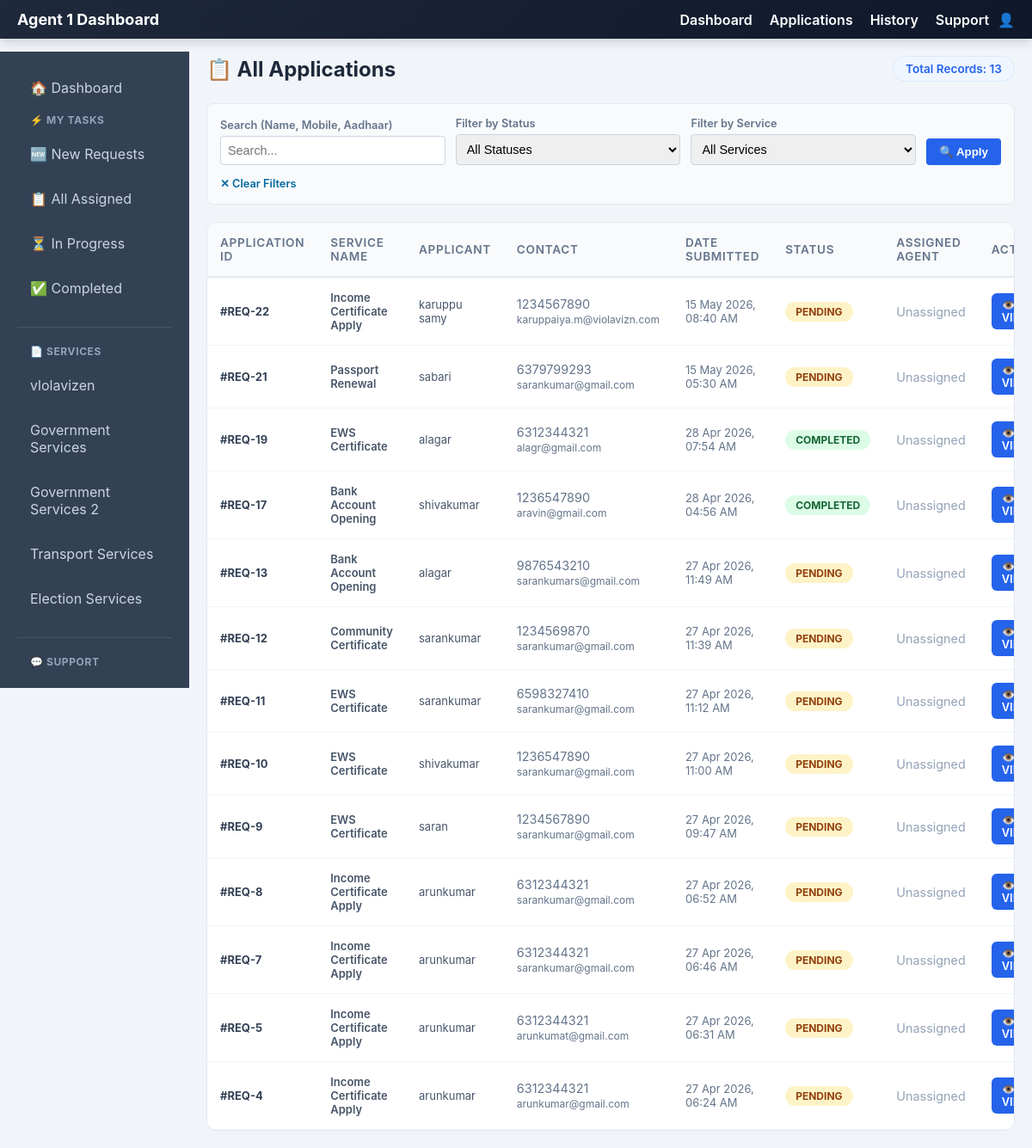
/adminsite/apply-details/ (signed in), run on an earlier commit of the app's database.
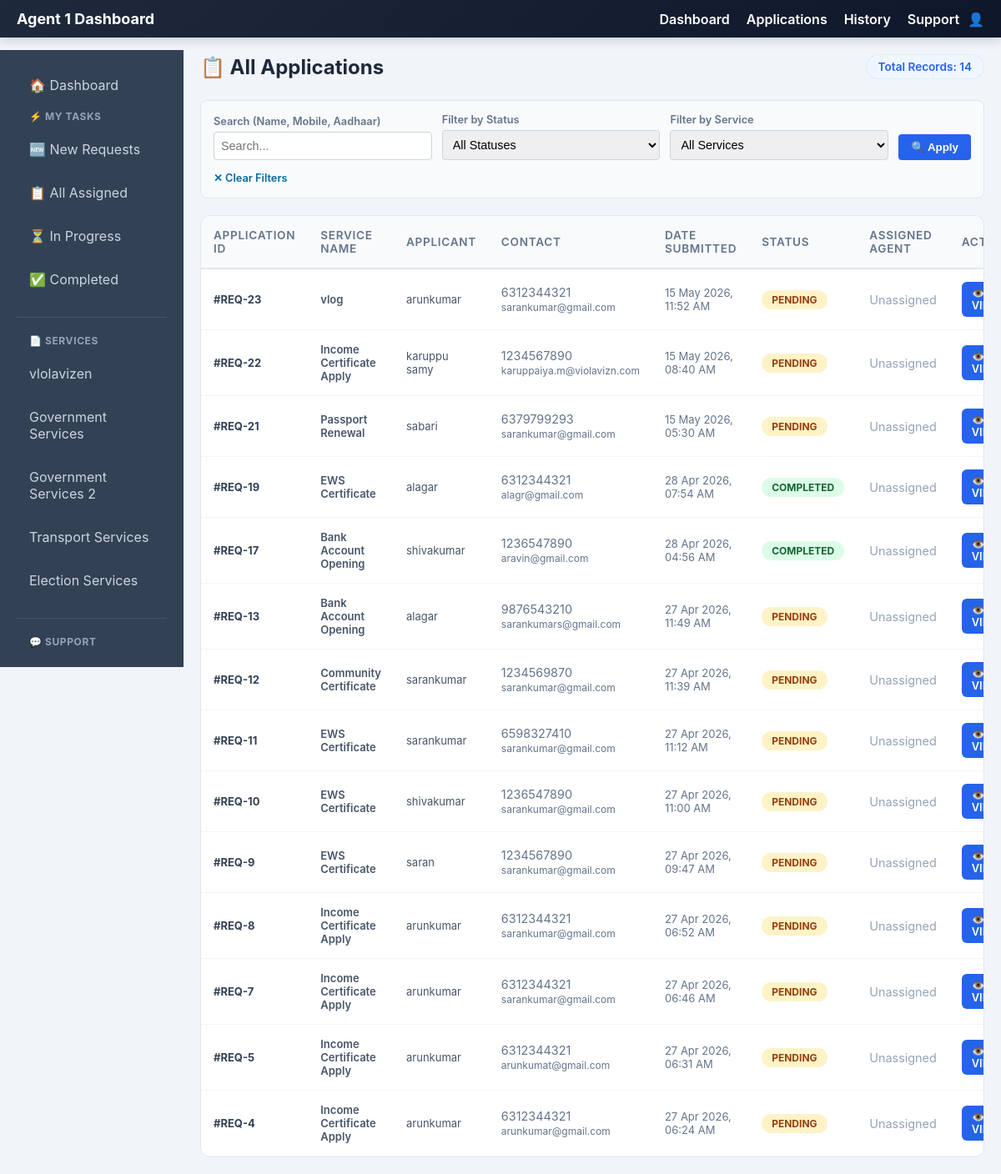
And on a later commit of the database.
### services/models.py (models this page shows, shortened)
class Page(models.Model):
    title = models.CharField(max_length=100)
    description = models.TextField()
    created_at = models.DateTimeField(auto_now_add=True)

class ServiceRequest(models.Model):
    STATUS_CHOICES = [
        ('Pending', 'Pending'),
        ('Under Review', 'Under Review'),
        ('In Progress', 'In Progress'),
        ('Approved', 'Approved'),
        ('Rejected', 'Rejected'),
        ('Completed', 'Completed'),
    ]
    user = models.ForeignKey(User, on_delete=models.CASCADE)
    service = models.ForeignKey(Service, on_delete=models.CASCADE)
    full_name = models.CharField(max_length=100, blank=True)
    dob = models.DateField(null=True, blank=True)
    email = models.EmailField(blank=True)
    address = models.TextField(blank=True)
    mobile = models.CharField(max_length=15, blank=True)
    photo = models.FileField(upload_to='requests/photos/', null=True, blank=True)
    aadhaar_card = models.FileField(upload_to='requests/aadhaar/', null=True, blank=True)
    pan_card = models.FileField(upload_to='requests/pan/', null=True, blank=True)
    signature = models.FileField(upload_to='requests/signatures/', null=True, blank=True)
    address_proof = models.FileField(upload_to='requests/address_proof/', null=True, blank=True)
    dynamic_documents = models.JSONField(default=dict, blank=True)
    description = models.TextField(blank=True)
    completed_file = models.FileField(upload_to='requests/completed/', null=True, blank=True)
    status = models.CharField(max_length=20, choices=STATUS_CHOICES, default='Pending')
    assigned_to = models.ForeignKey(User, on_delete=models.SET_NULL, null=True, blank=True, related_name='assigned_requests')
    created_at = models.DateTimeField(auto_now_add=True)
    remarks = models.TextField(blank=True)

class Service(models.Model):
    name = models.CharField(max_length=100)
    description = models.TextField()
    charges = models.DecimalField(max_digits=10, decimal_places=2, default=0.00, help_text="Service charges amount")
    documents_required = models.TextField(blank=True, help_text="List of required documents")
    tutorial_link = models.URLField(blank=True, help_text="YouTube or tutorial video link")
    apply_link = models.URLField(blank=True, help_text="Link to apply for this service")
    minimum_age = models.PositiveSmallIntegerField(default=0, help_text="Minimum age required to apply for this service")
    page = models.ForeignKey('Page', on_delete=models.SET_NULL, null=True, blank=True, related_name='services', help_text="Assign to a specific page")
    created_at = models.DateTimeField(auto_now_add=True)

class User(AbstractUser):
    ROLE_CHOICES = [
        ('ADMIN', 'Admin'),
        ('AGENT1', 'Agent1'),
        ('AGENT2', 'Agent2'),
        ('USER', 'User'),
    ]
    role = models.CharField(max_length=10, choices=ROLE_CHOICES, default='USER')
    mobile = models.CharField(max_length=15, blank=True, null=True)

### services/views.py (the view)
# urls.py: path('adminsite/apply-details/', views.apply_details, name='apply_details'),
@login_required
@role_required(['ADMIN', 'AGENT1'])
def apply_details(request):
    pages = Page.objects.all()
    agents = User.objects.filter(role__in=['AGENT1', 'AGENT2'])
    filter_type = request.GET.get('filter_type', 'all')
    all_requests = ServiceRequest.objects.select_related('user', 'service', 'assigned_to').order_by('-created_at')
    if filter_type == 'completed':
        all_requests = all_requests.filter(status='Completed')
    elif filter_type == 'pending':
        all_requests = all_requests.filter(status='Pending')
    elif filter_type == 'assigned':
        all_requests = all_requests.filter(assigned_to__isnull=False)
    elif filter_type == 'unassigned':
        all_requests = all_requests.filter(assigned_to__isnull=True)
    elif request.user.role != 'ADMIN' and filter_type == 'all':
        all_requests = all_requests.filter(assigned_to__isnull=True)
    status_filter = request.GET.get('status')
    service_filter = request.GET.get('service')
    search_query = request.GET.get('search')
    agent_filter = request.GET.get('agent')  # For admin to filter by assigned agent
    if status_filter:
        all_requests = all_requests.filter(status=status_filter)
    if service_filter:
        all_requests = all_requests.filter(service_id=service_filter)
    if search_query:
        all_requests = all_requests.filter(
            Q(full_name__icontains=search_query) |
            Q(mobile__icontains=search_query) |
            Q(email__icontains=search_query)
        )
    if agent_filter and request.user.role == 'ADMIN':
        all_requests = all_requests.filter(assigned_to_id=agent_filter)
    services = Service.objects.all()
    template_name = 'admin-site/apply_details.html'
    if request.user.role == 'AGENT1':
        template_name = 'agent1-site/apply_details.html'
    context = {
        'pages': pages,
        'requests': all_requests,
        'agents': agents,
        'services': services,
        'status_filter': status_filter,
        'service_filter': service_filter,
        'search_query': search_query,
        'agent_filter': agent_filter,
        'filter_type': filter_type,
    }
    return render(request, template_name, context)

### services/templates/agent1-site/apply_details.html (shortened to what this page needs)
{% extends 'agent1-site/base-agent1.html' %}
{% block content %}
<div class="card">
    <div style="display: flex; justify-content: space-between; align-items: center; margin-bottom: 25px;">
        <h2 style="margin: 0; color: #1e293b;">
            {% if filter_type == 'assigned' %}👤 My Assigned Requests
            {% elif filter_type == 'completed' %}✅ Completed Requests
            {% elif filter_type == 'pending' %}⏸️ Pending Requests
            {% elif filter_type == 'history' %}📜 Completed History
            {% else %}📋 All Applications
            {% endif %}
        </h2>
        <span style="background: #eff6ff; color: #2563eb; padding: 6px 14px; border-radius: 20px; font-size: 0.85rem; font-weight: 600; border: 1px solid #dbeafe;">
            Total Records: {{ requests.count }}
        </span>
    </div>
    <div style="background: #f8fafc; border-radius: 8px; padding: 15px; margin-bottom: 20px; border: 1px solid #e2e8f0;">
        <form method="GET" action="{% url 'agent1_apply_details' %}" style="display: grid; grid-template-columns: 1fr 1fr 1fr auto; gap: 12px; align-items: flex-end;">
            <div>
                <label style="display: block; font-size: 0.8rem; color: #64748b; margin-bottom: 5px; font-weight: 600;">Search (Name, Mobile, Aadhaar)</label>
                <input type="text" name="search" placeholder="Search..." value="{{ search_query|default:'' }}" style="width: 100%; padding: 8px; border: 1px solid #cbd5e1; border-radius: 4px; font-size: 0.9rem;">
            </div>
            <div>
                <label style="display: block; font-size: 0.8rem; color: #64748b; margin-bottom: 5px; font-weight: 600;">Filter by Status</label>
                <select name="status" style="width: 100%; padding: 8px; border: 1px solid #cbd5e1; border-radius: 4px; font-size: 0.9rem;">
                    <option value="">All Statuses</option>
                </select>
            </div>
            <div>
                <label style="display: block; font-size: 0.8rem; color: #64748b; margin-bottom: 5px; font-weight: 600;">Filter by Service</label>
                <select name="service" style="width: 100%; padding: 8px; border: 1px solid #cbd5e1; border-radius: 4px; font-size: 0.9rem;">
                    <option value="">All Services</option>
                </select>
            </div>
            <div>
                <button type="submit" style="padding: 8px 15px; background: #2563eb; color: white; border: none; border-radius: 4px; cursor: pointer; font-weight: 600;">🔍 Apply</button>
            </div>
        </form>
        <div style="margin-top: 10px;">
            <a href="{% url 'agent1_apply_details' %}?filter_type={{ filter_type }}" style="font-size: 0.8rem; color: #0369a1; text-decoration: none; font-weight: 600;">✕ Clear Filters</a>
        </div>
    </div>
    <div style="overflow-x: auto; background: white; border-radius: 12px; border: 1px solid #e2e8f0;">
        <table style="width: 100%; border-collapse: collapse;">
            <thead>
                <tr style="text-align: left; background: #f8fafc; border-bottom: 1px solid #e2e8f0;">
                    <th style="padding: 15px; font-size: 0.85rem; color: #64748b; text-transform: uppercase; letter-spacing: 0.05em;">Application ID</th>
                    <th style="padding: 15px; font-size: 0.85rem; color: #64748b; text-transform: uppercase; letter-spacing: 0.05em;">Service Name</th>
                    <th style="padding: 15px; font-size: 0.85rem; color: #64748b; text-transform: uppercase; letter-spacing: 0.05em;">Applicant</th>
                    <th style="padding: 15px; font-size: 0.85rem; color: #64748b; text-transform: uppercase; letter-spacing: 0.05em;">Contact</th>
                    <th style="padding: 15px; font-size: 0.85rem; color: #64748b; text-transform: uppercase; letter-spacing: 0.05em;">Date Submitted</th>
                    <th style="padding: 15px; font-size: 0.85rem; color: #64748b; text-transform: uppercase; letter-spacing: 0.05em;">Status</th>
                    <th style="padding: 15px; font-size: 0.85rem; color: #64748b; text-transform: uppercase; letter-spacing: 0.05em;">Assigned Agent</th>
                    <th style="padding: 15px; font-size: 0.85rem; color: #64748b; text-transform: uppercase; letter-spacing: 0.05em;">Action</th>
                </tr>
            </thead>
            <tbody>
                {% for req in requests %}
                <tr style="border-bottom: 1px solid #f1f5f9; transition: background 0.2s;" onmouseover="this.style.background='#fcfcfc'" onmouseout="this.style.background='transparent'">
                    <td style="padding: 15px; font-weight: 700; color: #334155;">#REQ-{{ req.id }}</td>
                    <td style="padding: 15px; font-weight: 600;">{{ req.service.name }}</td>
                    <td style="padding: 15px;">{{ req.full_name|default:req.user.get_full_name|default:req.user.username }}</td>
                    <td style="padding: 15px; font-size: 0.9rem; color: #64748b;">
                        {{ req.mobile }}<br>
                        <small>{{ req.email }}</small>
                    </td>
                    <td style="padding: 15px; color: #64748b;">{{ req.created_at|date:"d M Y, h:i A" }}</td>
                    <td style="padding: 15px;">
                        <span style="display: inline-block; padding: 4px 12px; border-radius: 50px; font-size: 0.75rem; font-weight: 700; text-transform: uppercase;
                            {% if req.status == 'Pending' %} background: #fef3c7; color: #92400e;
                            {% elif req.status == 'Completed' %} background: #dcfce7; color: #166534;
                            {% elif req.status == 'Under Review' %} background: #e0f2fe; color: #0369a1;
                            {% else %} background: #f1f5f9; color: #475569; {% endif %}">
                            {{ req.status }}
                        </span>
                    </td>
                    <td style="padding: 15px; color: #64748b;">
                        {% if req.assigned_to %}
                            <span style="display: inline-block; padding: 4px 8px; background: #e0e7ff; color: #3730a3; border-radius: 4px; font-size: 0.85rem; font-weight: 600;">
                                {{ req.assigned_to.username }}
                            </span>
                        {% else %}
                            <span style="color: #94a3b8; font-size: 0.9rem;">Unassigned</span>
                        {% endif %}
                    </td>
                    <td style="padding: 15px;">
                        {% if filter_type == 'assigned' and req.assigned_to.id == user.id %}
                            <form method="POST" action="{% url 'agent1_remove_assignment' req.id %}" style="display: inline;">
                                {% csrf_token %}
                                <button type="submit" style="background: #ef4444; color: white; padding: 6px 12px; border: none; border-radius: 6px; text-decoration: none; font-size: 0.8rem; font-weight: 600; margin-right: 6px; cursor: pointer;">🗑️ REMOVE</button>
                            </form>
                            <button type="button" onclick="openAssignModal({{ req.id }}, '{{ req.full_name|default:req.user.get_full_name|default:req.user.username }}')" style="background: #10b981; color: white; padding: 6px 12px; border: none; border-radius: 6px; text-decoration: none; font-size: 0.8rem; font-weight: 600; cursor: pointer;">👥 ASSIGN</button>
                        {% else %}
                            <a href="{% url 'agent1_request_detail' req.id %}" style="display: inline-block; background: #2563eb; color: white; padding: 6px 12px; border-radius: 6px; text-decoration: none; font-size: 0.8rem; font-weight: 600;">👁️ VIEW</a>
                        {% endif %}
                    </td>
                </tr>
                {% empty %}
                <tr>
                    <td colspan="8" style="padding: 40px; text-align: center; color: #94a3b8; font-style: italic;">No application requests available.</td>
                </tr>
                {% endfor %}
            </tbody>
        </table>
    </div>
</div>
{% endblock %}

### services/templates/agent1-site/base-agent1.html (shortened to what this page needs)
{% load static %}
<!DOCTYPE html>
<html lang="en">
<head>
</head>
<body>
<div class="navbar">
    <div class="navbar-left">
        <a href="{% url 'agent1_dashboard' %}" class="navbar-brand">Agent 1 Dashboard</a>
    </div>
    <div class="nav-left" id="navLeft">
        <a href="{% url 'agent1_dashboard' %}">Dashboard</a>
        <a href="{% url 'apply_details' %}">Applications</a>
        <a href="{% url 'agent1_completed' %}">History</a>
        <a href="{% url 'agent1_contact' %}">Support</a>
    </div>
    <div class="nav-right">
        👤 {{ user.get_full_name }}
    </div>
</div>
<div class="container">
    <div class="sidebar" id="agentSidebar">
        <a href="{% url 'agent1_dashboard' %}">🏠 Dashboard</a>
        <div class="sidebar-section">
            <span class="sidebar-title">⚡ My Tasks</span>
            <a href="{% url 'agent1_dashboard' %}?status=Under+Review">🆕 New Requests</a>
            <a href="{% url 'agent1_dashboard' %}">📋 All Assigned</a>
            <a href="{% url 'agent1_dashboard' %}?status=In+Progress">⏳ In Progress</a>
            <a href="{% url 'agent1_dashboard' %}?status=Completed">✅ Completed</a>
        </div>
        <div class="sidebar-section">
            <span class="sidebar-title">📄 Services</span>
            {% if pages %}
                {% for p in pages %}
                    <a href="{% url 'view_custom_page' p.id %}">{{ p.title }}</a>
                {% endfor %}
            {% else %}
                <p style="color: #94a3b8; font-size: 13px; margin: 5px 10px;">No pages created</p>
            {% endif %}
        </div>
        <div class="sidebar-section">
            <span class="sidebar-title">💬 Support</span>
            <a href="{% url 'agent1_contact' %}">Contact Admin</a>
        </div>
    </div>
    <div class="main">
        {% block content %}{% endblock %}
    </div>
</div>
</body>
</html>

What changed in the data, as far as the page shows it:
added ServiceRequest: id "23", service.name "vlog", full_name "arunkumar", mobile "6312344321", email "sarankumar@gmail.com", created_at "15 May 2026, 11:52 AM", status "PENDING", shows "Unassigned"
Also different on the page:
{{ requests.count }}: "13" → "14"
